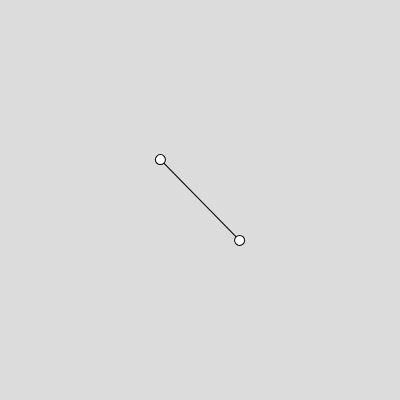
Frame 1 (no input)
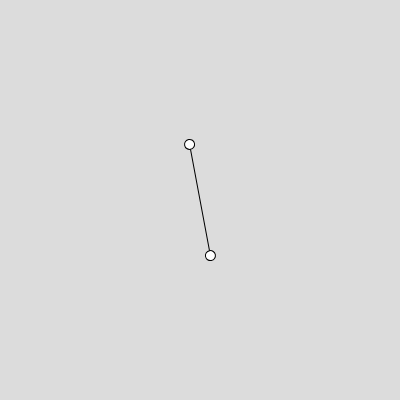
Frame 60 (no input)
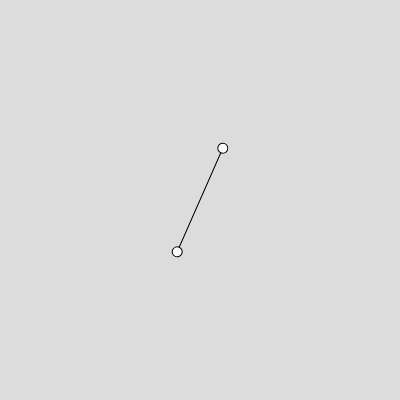
Frame 120 (the mouse pressed at the canvas centre since frame 60)

The p5.js sketch that drew these frames (run headless with seeded random() and noise() and a simulated clock; from frame 60 on, the mouse is pressed at the canvas centre):

// p5.js sketch
// ── sketch.js
let len = 40;

function setup() {
  createCanvas(400, 400);
}

function draw() {
  background(220);
  translate(width/2, height/2);
  rotate(frameCount/100);
  line(-len,-len, len, len);
  circle(-len, -len, 10);
  circle(len, len, 10);
}
